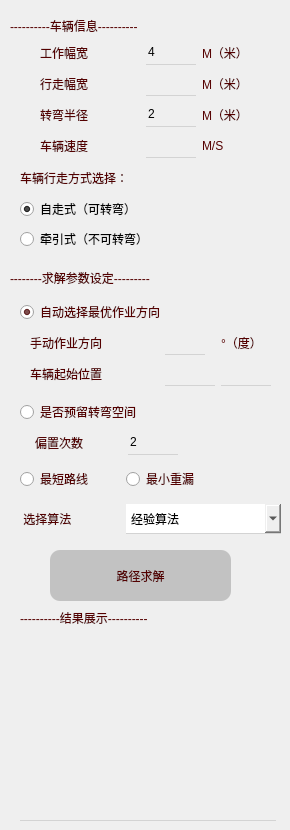
    <widget class="QWidget" name="tab_4">
     <attribute name="title">
      <string>收获</string>
     </attribute>
     <widget class="QLabel" name="label_6">
      <property name="geometry">
       <rect>
        <x>10</x>
        <y>10</y>
        <width>261</width>
        <height>31</height>
       </rect>
      </property>
      <property name="styleSheet">
       <string notr="true">color:rgb(85, 0, 0);
font: 11pt &quot;宋体&quot;;</string>
      </property>
      <property name="text">
       <string>----------车辆信息----------</string>
      </property>
     </widget>
     <widget class="QLabel" name="label_7">
      <property name="geometry">
       <rect>
        <x>10</x>
        <y>270</y>
        <width>261</width>
        <height>16</height>
       </rect>
      </property>
      <property name="styleSheet">
       <string notr="true">color:rgb(85, 0, 0);
font: 11pt &quot;宋体&quot;;</string>
      </property>
      <property name="text">
       <string>--------求解参数设定---------</string>
      </property>
     </widget>
     <widget class="QWidget" name="gridLayoutWidget_2">
      <property name="geometry">
       <rect>
        <x>20</x>
        <y>40</y>
        <width>242</width>
        <height>211</height>
       </rect>
      </property>
      <layout class="QGridLayout" name="gridLayout_2">
       <item row="3" column="0">
        <widget class="QLabel" name="label_10">
         <property name="styleSheet">
          <string notr="true">color:rgb(85, 0, 0);
font: 10pt &quot;宋体&quot;;</string>
         </property>
         <property name="text">
          <string>转弯半径</string>
         </property>
         <property name="indent">
          <number>20</number>
         </property>
        </widget>
       </item>
       <item row="3" column="2">
        <widget class="QLabel" name="label_51">
         <property name="maximumSize">
          <size>
           <width>60</width>
           <height>16777215</height>
          </size>
         </property>
         <property name="styleSheet">
          <string notr="true">color:rgb(85, 0, 0);
font: 10pt &quot;宋体&quot;;</string>
         </property>
         <property name="text">
          <string>M（米）</string>
         </property>
        </widget>
       </item>
       <item row="3" column="1">
        <widget class="QLineEdit" name="lineEdit_4">
         <property name="minimumSize">
          <size>
           <width>0</width>
           <height>25</height>
          </size>
         </property>
         <property name="maximumSize">
          <size>
           <width>50</width>
           <height>16777215</height>
          </size>
         </property>
         <property name="styleSheet">
          <string notr="true">background-color: transparent;
color: rgb(0, 0, 0);
border: none;
border-bottom: 1px solid lightgray;</string>
         </property>
         <property name="text">
          <string>2</string>
         </property>
        </widget>
       </item>
       <item row="0" column="1">
        <widget class="QLineEdit" name="lineEdit">
         <property name="minimumSize">
          <size>
           <width>0</width>
           <height>25</height>
          </size>
         </property>
         <property name="maximumSize">
          <size>
           <width>50</width>
           <height>16777215</height>
          </size>
         </property>
         <property name="styleSheet">
          <string notr="true">background-color: transparent;
color: rgb(0, 0, 0);
border: none;
border-bottom: 1px solid lightgray;</string>
         </property>
         <property name="text">
          <string>4</string>
         </property>
        </widget>
       </item>
       <item row="2" column="0">
        <widget class="QLabel" name="label_9">
         <property name="styleSheet">
          <string notr="true">color:rgb(85, 0, 0);
font: 10pt &quot;宋体&quot;;</string>
         </property>
         <property name="text">
          <string>行走幅宽</string>
         </property>
         <property name="indent">
          <number>20</number>
         </property>
        </widget>
       </item>
       <item row="2" column="1">
        <widget class="QLineEdit" name="lineEdit_3">
         <property name="minimumSize">
          <size>
           <width>0</width>
           <height>25</height>
          </size>
         </property>
         <property name="maximumSize">
          <size>
           <width>50</width>
           <height>16777215</height>
          </size>
         </property>
         <property name="styleSheet">
          <string notr="true">background-color: transparent;
color: rgb(0, 0, 0);
border: none;
border-bottom: 1px solid lightgray;</string>
         </property>
         <property name="text">
          <string/>
         </property>
        </widget>
       </item>
       <item row="0" column="0">
        <widget class="QLabel" name="label_8">
         <property name="styleSheet">
          <string notr="true">color:rgb(85, 0, 0);
font: 10pt &quot;宋体&quot;;</string>
         </property>
         <property name="text">
          <string>工作幅宽</string>
         </property>
         <property name="indent">
          <number>20</number>
         </property>
        </widget>
       </item>
       <item row="0" column="2">
        <widget class="QLabel" name="label_49">
         <property name="maximumSize">
          <size>
           <width>60</width>
           <height>16777215</height>
          </size>
         </property>
         <property name="styleSheet">
          <string notr="true">color:rgb(85, 0, 0);
font: 10pt &quot;宋体&quot;;</string>
         </property>
         <property name="text">
          <string>M（米）</string>
         </property>
        </widget>
       </item>
       <item row="2" column="2">
        <widget class="QLabel" name="label_50">
         <property name="maximumSize">
          <size>
           <width>60</width>
           <height>16777215</height>
          </size>
         </property>
         <property name="styleSheet">
          <string notr="true">color:rgb(85, 0, 0);
font: 10pt &quot;宋体&quot;;</string>
         </property>
         <property name="text">
          <string>M（米）</string>
         </property>
        </widget>
       </item>
       <item row="5" column="0" colspan="2">
        <widget class="QLabel" name="label_11">
         <property name="maximumSize">
          <size>
           <width>16777215</width>
           <height>30</height>
          </size>
         </property>
         <property name="styleSheet">
          <string notr="true">color:rgb(85, 0, 0);
font: 10pt &quot;宋体&quot;;</string>
         </property>
         <property name="text">
          <string>车辆行走方式选择：</string>
         </property>
         <property name="indent">
          <number>0</number>
         </property>
        </widget>
       </item>
       <item row="4" column="2">
        <widget class="QLabel" name="label_58">
         <property name="maximumSize">
          <size>
           <width>60</width>
           <height>16777215</height>
          </size>
         </property>
         <property name="styleSheet">
          <string notr="true">color:rgb(85, 0, 0);
font: 10pt &quot;宋体&quot;;</string>
         </property>
         <property name="text">
          <string>M/S</string>
         </property>
        </widget>
       </item>
       <item row="4" column="1">
        <widget class="QLineEdit" name="lineEdit_16">
         <property name="minimumSize">
          <size>
           <width>0</width>
           <height>25</height>
          </size>
         </property>
         <property name="maximumSize">
          <size>
           <width>50</width>
           <height>16777215</height>
          </size>
         </property>
         <property name="styleSheet">
          <string notr="true">background-color: transparent;
color: rgb(0, 0, 0);
border: none;
border-bottom: 1px solid lightgray;</string>
         </property>
         <property name="text">
          <string/>
         </property>
        </widget>
       </item>
       <item row="4" column="0">
        <widget class="QLabel" name="label_57">
         <property name="styleSheet">
          <string notr="true">color:rgb(85, 0, 0);
font: 10pt &quot;宋体&quot;;</string>
         </property>
         <property name="text">
          <string>车辆速度</string>
         </property>
         <property name="indent">
          <number>20</number>
         </property>
        </widget>
       </item>
       <item row="6" column="0" colspan="2">
        <widget class="QRadioButton" name="radioButton_5">
         <property name="minimumSize">
          <size>
           <width>0</width>
           <height>23</height>
          </size>
         </property>
         <property name="text">
          <string>自走式（可转弯）</string>
         </property>
         <property name="iconSize">
          <size>
           <width>20</width>
           <height>20</height>
          </size>
         </property>
         <property name="checked">
          <bool>true</bool>
         </property>
         <property name="autoRepeatInterval">
          <number>100</number>
         </property>
        </widget>
       </item>
       <item row="7" column="0" colspan="2">
        <widget class="QRadioButton" name="radioButton_6">
         <property name="minimumSize">
          <size>
           <width>0</width>
           <height>23</height>
          </size>
         </property>
         <property name="text">
          <string>牵引式（不可转弯）</string>
         </property>
        </widget>
       </item>
      </layout>
     </widget>
     <widget class="QPushButton" name="pushButton_2">
      <property name="geometry">
       <rect>
        <x>50</x>
        <y>550</y>
        <width>181</width>
        <height>51</height>
       </rect>
      </property>
      <property name="styleSheet">
       <string notr="true">QPushButton {
background-color: rgb(194, 194, 194);
	font: 12pt &quot;宋体&quot;;
color:rgb(85, 0, 0);
border-radius: 10px;
}
QPushButton:hover {
background-color: rgb(232, 232, 232);
}
QPushButton:pressed {
background-color: rgb(129, 129, 129);
}</string>
      </property>
      <property name="text">
       <string>路径求解</string>
      </property>
     </widget>
     <widget class="QLabel" name="label_12">
      <property name="geometry">
       <rect>
        <x>20</x>
        <y>610</y>
        <width>261</width>
        <height>16</height>
       </rect>
      </property>
      <property name="styleSheet">
       <string notr="true">color:rgb(85, 0, 0);
font: 11pt &quot;宋体&quot;;</string>
      </property>
      <property name="text">
       <string>----------结果展示----------</string>
      </property>
     </widget>
     <widget class="QTextBrowser" name="textBrowser">
      <property name="geometry">
       <rect>
        <x>20</x>
        <y>630</y>
        <width>256</width>
        <height>191</height>
       </rect>
      </property>
      <property name="styleSheet">
       <string notr="true">background-color: transparent;
color: rgb(0, 0, 0);
border: none;
border-bottom: 1px solid lightgray;</string>
      </property>
     </widget>
     <widget class="QWidget" name="gridLayoutWidget_9">
      <property name="geometry">
       <rect>
        <x>20</x>
        <y>300</y>
        <width>251</width>
        <height>87</height>
       </rect>
      </property>
      <layout class="QGridLayout" name="gridLayout_9">
       <item row="1" column="2">
        <widget class="QLabel" name="label_41">
         <property name="styleSheet">
          <string notr="true">color:rgb(85, 0, 0);
font: 10pt &quot;宋体&quot;;</string>
         </property>
         <property name="text">
          <string>°（度）</string>
         </property>
        </widget>
       </item>
       <item row="1" column="1">
        <widget class="QLineEdit" name="lineEdit_21">
         <property name="minimumSize">
          <size>
           <width>0</width>
           <height>25</height>
          </size>
         </property>
         <property name="maximumSize">
          <size>
           <width>40</width>
           <height>16777215</height>
          </size>
         </property>
         <property name="styleSheet">
          <string notr="true">background-color: transparent;
color: rgb(0, 0, 0);
border: none;
border-bottom: 1px solid lightgray;</string>
         </property>
        </widget>
       </item>
       <item row="2" column="1">
        <widget class="QLineEdit" name="lineEdit_20">
         <property name="minimumSize">
          <size>
           <width>0</width>
           <height>25</height>
          </size>
         </property>
         <property name="maximumSize">
          <size>
           <width>50</width>
           <height>16777215</height>
          </size>
         </property>
         <property name="styleSheet">
          <string notr="true">background-color: transparent;
color: rgb(0, 0, 0);
border: none;
border-bottom: 1px solid lightgray;</string>
         </property>
         <property name="text">
          <string/>
         </property>
        </widget>
       </item>
       <item row="1" column="0">
        <widget class="QLabel" name="label_43">
         <property name="maximumSize">
          <size>
           <width>180</width>
           <height>16777215</height>
          </size>
         </property>
         <property name="styleSheet">
          <string notr="true">color:rgb(85, 0, 0);
font: 10pt &quot;宋体&quot;;</string>
         </property>
         <property name="text">
          <string>手动作业方向</string>
         </property>
         <property name="indent">
          <number>10</number>
         </property>
        </widget>
       </item>
       <item row="2" column="0">
        <widget class="QLabel" name="label_52">
         <property name="minimumSize">
          <size>
           <width>100</width>
           <height>0</height>
          </size>
         </property>
         <property name="styleSheet">
          <string notr="true">color:rgb(85, 0, 0);
font: 10pt &quot;宋体&quot;;</string>
         </property>
         <property name="text">
          <string>车辆起始位置</string>
         </property>
         <property name="indent">
          <number>10</number>
         </property>
        </widget>
       </item>
       <item row="0" column="0" colspan="3">
        <widget class="QRadioButton" name="radioButton_16">
         <property name="styleSheet">
          <string notr="true">color:rgb(85, 0, 0);
font: 10pt &quot;宋体&quot;;</string>
         </property>
         <property name="text">
          <string>自动选择最优作业方向</string>
         </property>
         <property name="checked">
          <bool>true</bool>
         </property>
        </widget>
       </item>
       <item row="2" column="2">
        <widget class="QLineEdit" name="lineEdit_26">
         <property name="minimumSize">
          <size>
           <width>0</width>
           <height>25</height>
          </size>
         </property>
         <property name="maximumSize">
          <size>
           <width>50</width>
           <height>16777215</height>
          </size>
         </property>
         <property name="styleSheet">
          <string notr="true">background-color: transparent;
color: rgb(0, 0, 0);
border: none;
border-bottom: 1px solid lightgray;</string>
         </property>
         <property name="text">
          <string/>
         </property>
        </widget>
       </item>
      </layout>
     </widget>
     <widget class="QWidget" name="gridLayoutWidget_10">
      <property name="geometry">
       <rect>
        <x>20</x>
        <y>460</y>
        <width>261</width>
        <height>81</height>
       </rect>
      </property>
      <layout class="QGridLayout" name="gridLayout_11">
       <item row="0" column="1">
        <widget class="QRadioButton" name="radioButton_9">
         <property name="styleSheet">
          <string notr="true">color:rgb(85, 0, 0);
font: 10pt &quot;宋体&quot;;</string>
         </property>
         <property name="text">
          <string>最小重漏</string>
         </property>
        </widget>
       </item>
       <item row="1" column="0">
        <widget class="QLabel" name="label_14">
         <property name="maximumSize">
          <size>
           <width>80</width>
           <height>16777215</height>
          </size>
         </property>
         <property name="styleSheet">
          <string notr="true">color:rgb(85, 0, 0);
font: 10pt &quot;宋体&quot;;</string>
         </property>
         <property name="text">
          <string> 选择算法</string>
         </property>
         <property name="indent">
          <number>0</number>
         </property>
        </widget>
       </item>
       <item row="1" column="1">
        <widget class="QComboBox" name="comboBox_4">
         <property name="minimumSize">
          <size>
           <width>0</width>
           <height>30</height>
          </size>
         </property>
         <property name="styleSheet">
          <string notr="true">color: rgb(0, 0, 0);
font: 10pt &quot;宋体&quot;;
border: none;
border-bottom: 1px solid lightgray;</string>
         </property>
         <item>
          <property name="text">
           <string>经验算法</string>
          </property>
         </item>
         <item>
          <property name="text">
           <string>贪婪算法</string>
          </property>
         </item>
         <item>
          <property name="text">
           <string>google OR-Tools</string>
          </property>
         </item>
        </widget>
       </item>
       <item row="0" column="0">
        <widget class="QRadioButton" name="radioButton_8">
         <property name="minimumSize">
          <size>
           <width>100</width>
           <height>0</height>
          </size>
         </property>
         <property name="maximumSize">
          <size>
           <width>100</width>
           <height>16777215</height>
          </size>
         </property>
         <property name="styleSheet">
          <string notr="true">color:rgb(85, 0, 0);
font: 10pt &quot;宋体&quot;;</string>
         </property>
         <property name="text">
          <string>最短路线</string>
         </property>
        </widget>
       </item>
      </layout>
     </widget>
     <widget class="QWidget" name="gridLayoutWidget_3">
      <property name="geometry">
       <rect>
        <x>20</x>
        <y>400</y>
        <width>171</width>
        <height>55</height>
       </rect>
      </property>
      <layout class="QGridLayout" name="gridLayout_15" columnstretch="1,0,0">
       <item row="1" column="1">
        <widget class="QLineEdit" name="lineEdit_2">
         <property name="minimumSize">
          <size>
           <width>0</width>
           <height>25</height>
          </size>
         </property>
         <property name="maximumSize">
          <size>
           <width>50</width>
           <height>16777215</height>
          </size>
         </property>
         <property name="styleSheet">
          <string notr="true">background-color: transparent;
color: rgb(0, 0, 0);
border: none;
border-bottom: 1px solid lightgray;</string>
         </property>
         <property name="text">
          <string>2</string>
         </property>
        </widget>
       </item>
       <item row="1" column="0">
        <widget class="QLabel" name="label_13">
         <property name="minimumSize">
          <size>
           <width>100</width>
           <height>0</height>
          </size>
         </property>
         <property name="styleSheet">
          <string notr="true">color:rgb(85, 0, 0);
font: 10pt &quot;宋体&quot;;</string>
         </property>
         <property name="text">
          <string>偏置次数</string>
         </property>
         <property name="indent">
          <number>15</number>
         </property>
        </widget>
       </item>
       <item row="1" column="2">
        <widget class="QLabel" name="label_54">
         <property name="text">
          <string/>
         </property>
        </widget>
       </item>
       <item row="0" column="0" colspan="3">
        <widget class="QRadioButton" name="radioButton_7">
         <property name="styleSheet">
          <string notr="true">color:rgb(85, 0, 0);
font: 10pt &quot;宋体&quot;;</string>
         </property>
         <property name="text">
          <string>是否预留转弯空间</string>
         </property>
        </widget>
       </item>
      </layout>
     </widget>
    </widget>
